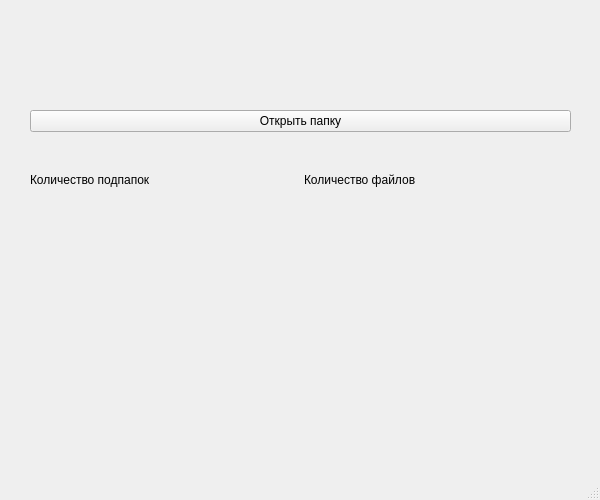
<?xml version="1.0" encoding="UTF-8"?>
<ui version="4.0">
 <class>MainWindow</class>
 <widget class="QMainWindow" name="MainWindow">
  <property name="geometry">
   <rect>
    <x>0</x>
    <y>0</y>
    <width>600</width>
    <height>500</height>
   </rect>
  </property>
  <property name="minimumSize">
   <size>
    <width>600</width>
    <height>500</height>
   </size>
  </property>
  <property name="maximumSize">
   <size>
    <width>600</width>
    <height>500</height>
   </size>
  </property>
  <property name="windowTitle">
   <string>MainWindow</string>
  </property>
  <widget class="QWidget" name="centralwidget">
   <widget class="QWidget" name="verticalLayoutWidget_3">
    <property name="geometry">
     <rect>
      <x>30</x>
      <y>110</y>
      <width>541</width>
      <height>201</height>
     </rect>
    </property>
    <layout class="QVBoxLayout" name="verticalLayout_3">
     <item>
      <widget class="QPushButton" name="pushButton">
       <property name="text">
        <string>Открыть папку</string>
       </property>
      </widget>
     </item>
     <item>
      <layout class="QHBoxLayout" name="horizontalLayout">
       <item>
        <layout class="QVBoxLayout" name="verticalLayout">
         <item>
          <widget class="QLabel" name="label_3">
           <property name="text">
            <string>Количество подпапок</string>
           </property>
          </widget>
         </item>
         <item>
          <widget class="QLabel" name="label">
           <property name="text">
            <string/>
           </property>
          </widget>
         </item>
        </layout>
       </item>
       <item>
        <layout class="QVBoxLayout" name="verticalLayout_2">
         <item>
          <widget class="QLabel" name="label_4">
           <property name="text">
            <string>Количество файлов</string>
           </property>
          </widget>
         </item>
         <item>
          <widget class="QLabel" name="label_2">
           <property name="text">
            <string/>
           </property>
          </widget>
         </item>
        </layout>
       </item>
      </layout>
     </item>
    </layout>
   </widget>
  </widget>
  <widget class="QMenuBar" name="menubar">
   <property name="geometry">
    <rect>
     <x>0</x>
     <y>0</y>
     <width>600</width>
     <height>22</height>
    </rect>
   </property>
  </widget>
  <widget class="QStatusBar" name="statusbar"/>
 </widget>
 <resources/>
 <connections/>
</ui>
